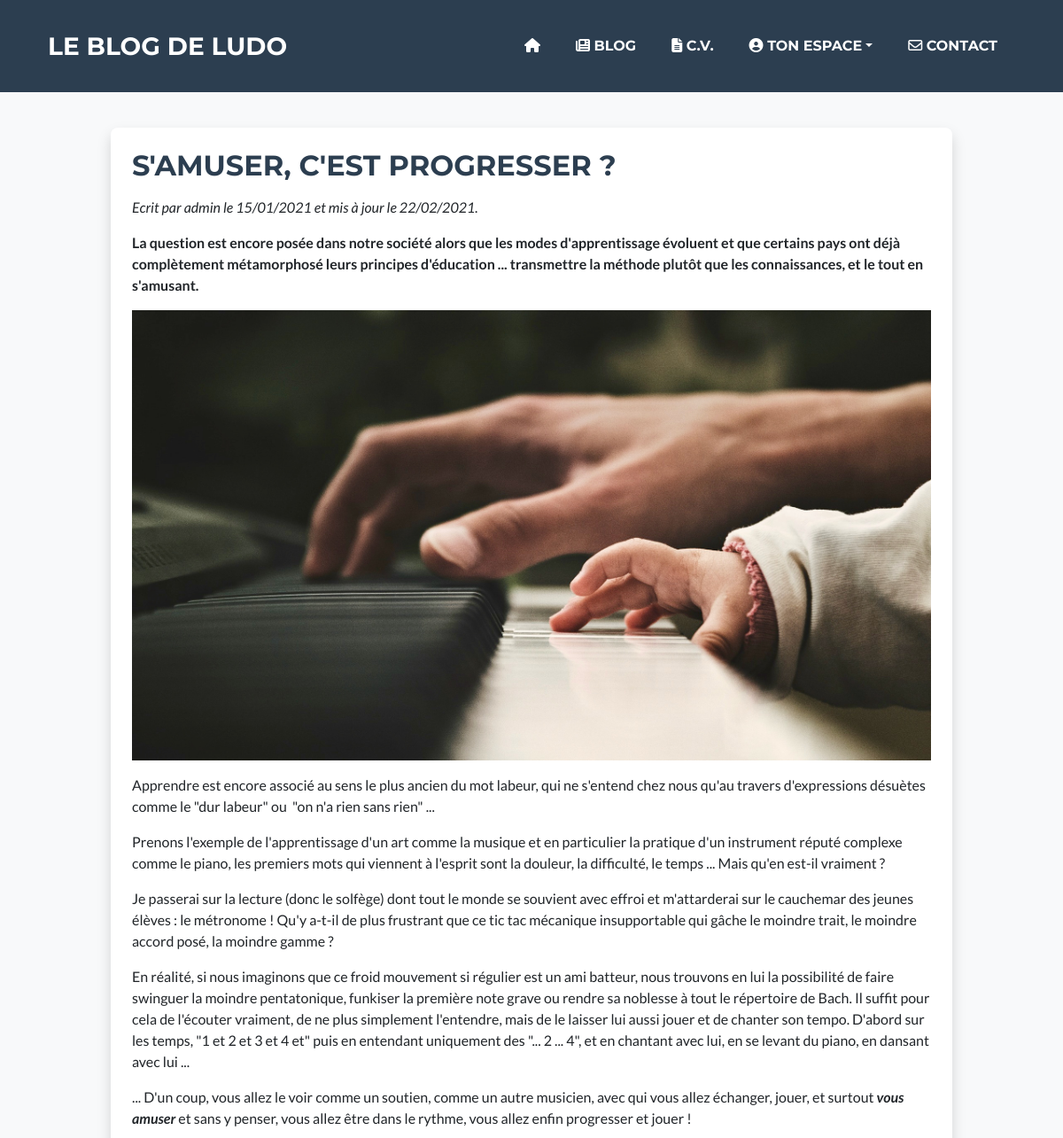
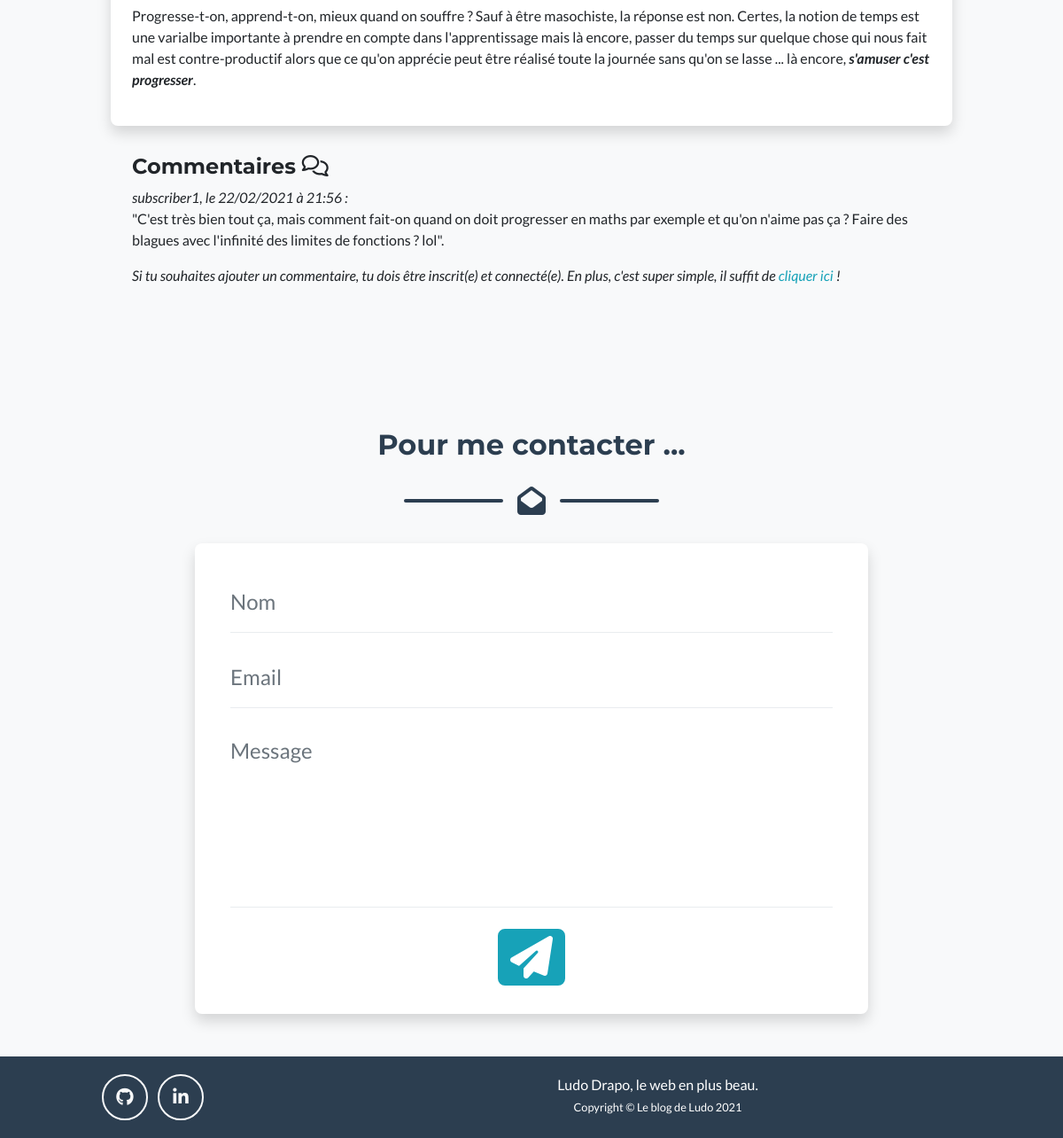
The app's page /index.php?action=displayPostAndComments&post_id=17 with its own data (2 pictures, top to bottom).
### tables this page shows
CREATE TABLE `posts` (
  `post_id` int(11) NOT NULL,
  `user_id` int(11) NOT NULL DEFAULT '1',
  `title` varchar(255) NOT NULL,
  `lead` text NOT NULL,
  `content` text NOT NULL,
  `category` varchar(30) NOT NULL,
  `creation_date` datetime NOT NULL DEFAULT CURRENT_TIMESTAMP,
  `update_date` datetime NOT NULL DEFAULT CURRENT_TIMESTAMP,
  `is_ok` tinyint(1) NOT NULL DEFAULT '1'
);

CREATE TABLE `users` (
  `user_id` int(11) NOT NULL,
  `login_name` varchar(255) NOT NULL,
  `email` varchar(255) NOT NULL,
  `profile` varchar(16) NOT NULL DEFAULT 'subscriber' COMMENT 'administrator or subscriber only',
  `password` varchar(255) NOT NULL,
  `is_active` tinyint(1) NOT NULL DEFAULT '1',
  `registration_date` datetime NOT NULL DEFAULT CURRENT_TIMESTAMP
);

CREATE TABLE `comments` (
  `comment_id` int(11) NOT NULL,
  `user_id` int(11) NOT NULL,
  `post_id` int(11) NOT NULL,
  `comment` varchar(255) NOT NULL,
  `comment_date` datetime NOT NULL DEFAULT CURRENT_TIMESTAMP,
  `is_ok` tinyint(1) NOT NULL DEFAULT '0'
);

### controller/frontend/frontendController.php (called while the page is built, shortened)
<?php
require_once 'models/frontend/frontendPostsManager.php';
require_once 'models/frontend/frontendCommentsManager.php';
function displayPostAndComments($post_id): void
{
    $post = new PostsManager();
    $comments = new CommentsManager();
    $post_details = $post->getPostDetails($post_id);
    $comments = $comments->getPostComments($post_id);
    include 'views/frontend/frontendPostAndComments.php';
}

### models/frontend/frontendPostsManager.php (called while the page is built, shortened)
<?php
final class PostsManager extends Manager
{
    public function getPostDetails($post_id)
    {
        $blog_db = $this->dbConnect();
        $post_id = (int) $post_id;
        $get_post_details = $blog_db->prepare(
            'SELECT
                posts.post_id,
                posts.title,
                DATE_FORMAT(posts.creation_date, "%d/%m/%Y") AS date,
                DATE_FORMAT(posts.update_date, "%d/%m/%Y") AS update_date,
                posts.lead,
                posts.content,
                users.login_name
            FROM
                posts
                INNER JOIN users ON posts.user_id = users.user_id
            WHERE posts.post_id = ?'
        );
        $get_post_details->execute(array($post_id));
        return $get_post_details->fetch(PDO::FETCH_ASSOC);
    }
}

### models/frontend/frontendCommentsManager.php (called while the page is built, shortened)
<?php
final class CommentsManager extends Manager
{
    public function getPostComments($post_id)
    {
        $blog_db = $this->dbConnect();
        $post_id = (int) $post_id;
        $get_all_comments = $blog_db->prepare('SELECT comments.comment, DATE_FORMAT(comments.comment_date, "%d/%m/%Y") AS date, DATE_FORMAT(comments.comment_date, "%H:%i") AS time, users.login_name FROM comments INNER JOIN users ON comments.user_id = users.user_id WHERE comments.post_id = :post_id AND comments.is_ok = 1 ORDER BY comments.comment_date');
        $get_all_comments->execute(
            array(
            'post_id' => $post_id)
        );
        return $get_all_comments;
    }
}

### views/frontend/frontendPostAndComments.php (the view, shortened to what this page needs)
<section class="page-section">
    <div class="container">
        <div class="row justify-content-center pt-lg-5 pt-3">
            <div class="col-lg-10 pt-4 mb-3 mx-3 bg-white shadow rounded">
                <h2 class="text-secondary text-uppercase mb-3"><?php echo htmlspecialchars($post_details['title'])?></h2>
                <p>
                    <em>Ecrit par <?php echo htmlspecialchars($post_details['login_name'])?> le <?php echo htmlspecialchars($post_details['date'])?> et mis à jour le <?php echo htmlspecialchars($post_details['update_date'])?>.</em>
                </p>
                <p>
                    <strong><?php echo nl2br(htmlspecialchars($post_details['lead']))?></strong>
                </p>
                <div class="tiny-content" class="mb-5">
                    <?php echo htmlspecialchars_decode($post_details['content'])?><br />
                </div>
            </div>
            <div class="col-lg-10 mt-3">
                <h4>Commentaires <i class="far fa-comments"></i></h4>
            </div>
<?php
while ($comment = $comments->fetch()) {
    ?>
            <div class="col-lg-10">
                <p class="mb-3">
                    <em><?php echo htmlspecialchars($comment['login_name'])?>, le <?php echo htmlspecialchars($comment['date'])?> à <?php echo htmlspecialchars($comment['time'])?> :</em><br />"<?php echo htmlspecialchars($comment['comment'])?>".
                </p>
            </div>
    <?php
}
?>
<?php
if (isset($_SESSION['login_name'])) {
    ?>
            <div class="col-lg-10 m-3 bg-white rounded shadow">
                <form method="post" action="index.php?action=addComment&amp;post_id=<?php echo strip_tags($post_details['post_id'])?>">
                    <div class="control-group">
                        <div class="form-group floating-label-form-group controls mb-0 pt-3">
                            <label>Ton commentaire ...</label>
                            <textarea class="form-control" name="comment" rows="5" placeholder="Ton commentaire ..." required ></textarea>
                        </div>
                    </div>
                    <br />
                    <div class="form-group text-center">
                        <button class="btn btn-info btn-l" type="submit">Soumettre</button>
                    </div>
                </form>
            </div>
    <?php
} else {
        ?>
            <div class="col-lg-10">
                <p class="mb-3">
                    <em>Si tu souhaites ajouter un commentaire, tu dois être inscrit(e) et connecté(e). En plus, c'est super simple, il suffit de <a href="index.php?action=goToLogin">cliquer ici</a> !</em>
                </p>
            </div>
    <?php
    }
?>
        </div>
    </div>
</section>
<?php $content = ob_get_clean(); ?>
<?php require 'views/frontend/frontendTemplate.php'; ?>

### index.php (shortened to what this page needs)
<?php
require 'controller/frontend/frontendController.php';
try {
    if (isset($_GET['action']) && !empty($_GET['action'])) {
        if ($_GET['action'] === 'displayAllPosts') {
            displayAllPosts();
        } elseif ($_GET['action'] === 'goToLogin') {
            include 'views/frontend/frontendLogin.php';
        } elseif ($_GET['action'] === 'goToUpdateEmail') {
            include 'views/frontend/frontendUpdateEmail.php';
        } elseif ($_GET['action'] === 'goToUpdatePassword') {
            include 'views/frontend/frontendUpdatePassword.php';
        } elseif ($_GET['action'] === 'goToAdmin') {
            include 'views/frontend/frontendGoToAdmin.php';
        } elseif ($_GET['action'] === 'goToResume') {
            include 'views/frontend/resume.php';
        } elseif ($_GET['action'] === 'logout') {
            logout();
        } elseif ($_GET['action'] === 'displayPostAndComments') {
            displayPostAndComments(strip_tags($_GET['post_id']));
        } elseif ($_GET['action'] === 'profile') {
            if (!isset($_SESSION['user_id'])) {
                throw new Exception("Impossible de reconnaître l'identifiant utilisateur.", 1);
            }
            countUserComments(strip_tags($_SESSION['user_id']));
        } elseif ($_GET['action'] === 'accessAdmin') {
            if (isset($_POST['password']) && $_SESSION['profile'] == 'administrator') {
                goToAdmin(strip_tags($_POST['password']));
            }
        }
    } else {
        displayLastPosts();
    }
} catch (Exception $exception) {
    $bug_message = $exception->getMessage();
    include 'views/frontend/frontendBugMessage.php';
}

### views/frontend/frontendTemplate.php (shortened to what this page needs)
<!DOCTYPE html>
<html>
    <head>
        <link rel="stylesheet" href="public/css/styles.css" />
        <link rel="stylesheet" href="public/css/mystyle.css" />
    </head>
    <body id="page-top" class="bg-light">
        <nav class="navbar navbar-expand-lg bg-secondary text-uppercase fixed-top" id="mainNav">
            <div class="container">
                <a class="navbar-brand js-scroll-trigger" href="index.php">Le blog de Ludo</a>
                <div class="collapse navbar-collapse" id="navbarResponsive">
                    <ul class="navbar-nav ml-auto">
                        <li class="nav-item mx-0 mx-lg-1">
                            <a class="nav-link py-3 px-0 px-lg-3 rounded js-scroll-trigger" href="index.php"><i class="fas fa-home"></i></a>
                        </li>
                        <li class="nav-item mx-0 mx-lg-1">
                            <a class="nav-link py-3 px-0 px-lg-3 rounded js-scroll-trigger" href="index.php?action=displayAllPosts"><i class="fas fa-newspaper"></i> Blog</a>
                        </li>
                        <li class="nav-item mx-0 mx-lg-1">
                            <a class="nav-link py-3 px-0 px-lg-3 rounded js-scroll-trigger" href="index.php?action=goToResume"><i class="fas fa-file-alt"></i> C.V.</a>
                        </li>
                        <li class="nav-item dropdown mx-0 mx-lg-1">
                            <a class="nav-link dropdown-toggle py-3 px-0 px-lg-3" id="navbardrop" data-toggle="dropdown"><i class="fas fa-user-circle"></i> Ton espace</a>
                        </li>
<?php
if (!isset($_SESSION['login_name']) || $_SESSION['profile'] === 'subscriber') {
    ?>
                        <li class="nav-item mx-0 mx-lg-1">
                            <a class="nav-link py-3 px-0 px-lg-3 rounded js-scroll-trigger" href="#contact"><i class="far fa-envelope"></i> Contact</a>
                        </li>
    <?php
} ?>
                    </ul>
                </div>
            </div>
        </nav>
        <section>
            <?php echo $content ?>
        </section>
<?php
if (!isset($_SESSION['profile']) || $_SESSION['profile'] === 'subscriber') {
        ?>
        <section id="contact">
            <div class="container mt-5">
                <h2 class="text-center text-secondary mb-0">Pour me contacter ...</h2>
                <div class="divider-custom">
                    <div class="divider-custom-line"></div>
                    <div class="divider-custom-icon"><i class="fas fa-envelope-open"></i></div>
                    <div class="divider-custom-line"></div>
                </div>
                <div class="row mb-5">
                    <div class="col-lg-8 mx-lg-auto mx-3 bg-white shadow rounded">
                        <form method="post" action="index.php?action=contactMail" id="contactForm" name="contactMail" class="p-3">
    <?php
    if (!isset($_SESSION['login_name'])) {
        ?>
                            <div class="control-group">
                                <div class="form-group floating-label-form-group controls mb-0 pb-2">
                                    <input class="form-control" name="name" type="text" placeholder="Nom" required />
                                </div>
                            </div>
                            <div class="control-group">
                                <div class="form-group floating-label-form-group controls mb-0 pb-2">
                                    <input class="form-control" name="email" type="email" placeholder="Email" required />
                                </div>
                            </div>
        <?php
    } ?>
                            <div class="control-group">
                                <div class="form-group floating-label-form-group controls mb-0 pb-2">
                                    <textarea class="form-control" name="message" rows="5" placeholder="Message" required></textarea>
                                </div>
                            </div>
                            <br />
                            <div class="form-group text-center">
                                <button class="btn btn-info btn-l" id="sendMailButton" type="submit"><i class="fas fa-paper-plane fa-3x"></i></button>
                            </div>
                        </form>
                    </div>
                </div>
            </div>
        </section>
    <?php
    } ?>
        <footer>
            <div class="copyright bg-secondary py-3 text-center text-white">
                <div class="container">
                    <div class="row">
                        <div class="col-5 col-md-4 col-lg-3 text-center">
                            <a class="btn btn-outline-light btn-social m-1" href="https://github.com/ludodrapo" target="blank"><i class="fab fa-fw fa-github"></i></a>
                            <a class="btn btn-outline-light btn-social mx-1" href="https://www.linkedin.com/in/ludovic-drapeau-018b7794" target="blank"><i class="fab fa-fw fa-linkedin-in"></i></a>
                        </div>
                        <div class="col-7 col-md-8 col-lg-9 text-center">
                            <p class="m-1">
                                Ludo Drapo, le web en plus beau.<br />
                                <small>Copyright © Le blog de Ludo 2021</small>
                            </p>
                        </div>
                    </div>
                </div>
            </div>
        </footer>
    </body>
</html>

### public/css/mystyle.css (style rules this page uses)
a, a:hover { color: #17a2b8; }
.tiny-content img { width: 100%; height: auto; }
#mainNav .navbar-nav li.nav-item a.nav-link { color: #fff; }

### records on screen
posts: title "S'AMUSER, C'EST PROGRESSER ?", user.login_name "admin", lead "La question est encore posée dans notre société alors que les modes d'apprentissage évoluent et que certains pays ont déjà complètement métamorphosé leurs principes d'éducation ... transmettre la méthode plutôt que les connaissances, et le tout en s'amusant.", content (picture), content "Apprendre est encore associé au sens le plus ancien du mot labeur, qui ne s'entend chez nous qu'au travers d'expressions désuètes comme le \"dur labeur\" ou \"on n'a rien sans rien\" ... Prenons l'exemple de l'apprentissage d'un art comme la musique et en particulier la pratique d'un instrument réputé complexe comme le piano, les premiers mots qui viennent à l'esprit sont la douleur, la difficulté, le temps ... Mais qu'en est-il vraiment ? Je passerai sur la lecture (donc le solfège) dont tout le monde se souvient avec effroi et m'attarderai sur le cauchemar des jeunes élèves : le métronome ! Qu'y a-t-il de plus frustrant que ce tic tac mécanique insupportable qui gâche le moindre trait, le…"
comments: user.login_name "subscriber1", date "22/02/2021", time "21:56", comment "C'est très bien tout ça, mais comment fait-on quand on doit progresser en maths par exemple et qu'on n'aime pas ça ? Faire des blagues avec l'infinité des limites de fonctions ? lol"

### other values on screen
$post_details['date'] "15/01/2021"
$post_details['update_date'] "22/02/2021"
